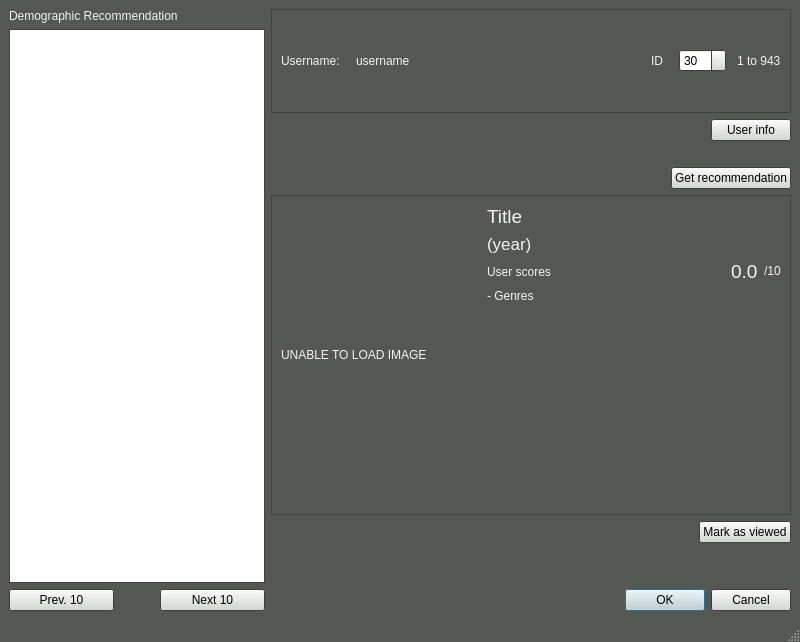
<?xml version="1.0" encoding="UTF-8"?>
<ui version="4.0">
 <class>DemoRecomWindow</class>
 <widget class="QMainWindow" name="DemoRecomWindow">
  <property name="geometry">
   <rect>
    <x>0</x>
    <y>0</y>
    <width>800</width>
    <height>642</height>
   </rect>
  </property>
  <property name="palette">
   <palette>
    <active>
     <colorrole role="WindowText">
      <brush brushstyle="SolidPattern">
       <color alpha="255">
        <red>243</red>
        <green>243</green>
        <blue>243</blue>
       </color>
      </brush>
     </colorrole>
     <colorrole role="Button">
      <brush brushstyle="SolidPattern">
       <color alpha="255">
        <red>211</red>
        <green>215</green>
        <blue>207</blue>
       </color>
      </brush>
     </colorrole>
     <colorrole role="Light">
      <brush brushstyle="SolidPattern">
       <color alpha="255">
        <red>255</red>
        <green>255</green>
        <blue>255</blue>
       </color>
      </brush>
     </colorrole>
     <colorrole role="Midlight">
      <brush brushstyle="SolidPattern">
       <color alpha="255">
        <red>233</red>
        <green>235</green>
        <blue>231</blue>
       </color>
      </brush>
     </colorrole>
     <colorrole role="Dark">
      <brush brushstyle="SolidPattern">
       <color alpha="255">
        <red>105</red>
        <green>107</green>
        <blue>103</blue>
       </color>
      </brush>
     </colorrole>
     <colorrole role="Mid">
      <brush brushstyle="SolidPattern">
       <color alpha="255">
        <red>141</red>
        <green>143</green>
        <blue>138</blue>
       </color>
      </brush>
     </colorrole>
     <colorrole role="Text">
      <brush brushstyle="SolidPattern">
       <color alpha="255">
        <red>0</red>
        <green>0</green>
        <blue>0</blue>
       </color>
      </brush>
     </colorrole>
     <colorrole role="BrightText">
      <brush brushstyle="SolidPattern">
       <color alpha="255">
        <red>255</red>
        <green>255</green>
        <blue>255</blue>
       </color>
      </brush>
     </colorrole>
     <colorrole role="ButtonText">
      <brush brushstyle="SolidPattern">
       <color alpha="255">
        <red>0</red>
        <green>0</green>
        <blue>0</blue>
       </color>
      </brush>
     </colorrole>
     <colorrole role="Base">
      <brush brushstyle="SolidPattern">
       <color alpha="255">
        <red>255</red>
        <green>255</green>
        <blue>255</blue>
       </color>
      </brush>
     </colorrole>
     <colorrole role="Window">
      <brush brushstyle="SolidPattern">
       <color alpha="255">
        <red>85</red>
        <green>87</green>
        <blue>83</blue>
       </color>
      </brush>
     </colorrole>
     <colorrole role="Shadow">
      <brush brushstyle="SolidPattern">
       <color alpha="255">
        <red>136</red>
        <green>138</green>
        <blue>133</blue>
       </color>
      </brush>
     </colorrole>
     <colorrole role="AlternateBase">
      <brush brushstyle="SolidPattern">
       <color alpha="255">
        <red>233</red>
        <green>235</green>
        <blue>231</blue>
       </color>
      </brush>
     </colorrole>
     <colorrole role="ToolTipBase">
      <brush brushstyle="SolidPattern">
       <color alpha="255">
        <red>255</red>
        <green>255</green>
        <blue>220</blue>
       </color>
      </brush>
     </colorrole>
     <colorrole role="ToolTipText">
      <brush brushstyle="SolidPattern">
       <color alpha="255">
        <red>0</red>
        <green>0</green>
        <blue>0</blue>
       </color>
      </brush>
     </colorrole>
    </active>
    <inactive>
     <colorrole role="WindowText">
      <brush brushstyle="SolidPattern">
       <color alpha="255">
        <red>243</red>
        <green>243</green>
        <blue>243</blue>
       </color>
      </brush>
     </colorrole>
     <colorrole role="Button">
      <brush brushstyle="SolidPattern">
       <color alpha="255">
        <red>211</red>
        <green>215</green>
        <blue>207</blue>
       </color>
      </brush>
     </colorrole>
     <colorrole role="Light">
      <brush brushstyle="SolidPattern">
       <color alpha="255">
        <red>255</red>
        <green>255</green>
        <blue>255</blue>
       </color>
      </brush>
     </colorrole>
     <colorrole role="Midlight">
      <brush brushstyle="SolidPattern">
       <color alpha="255">
        <red>233</red>
        <green>235</green>
        <blue>231</blue>
       </color>
      </brush>
     </colorrole>
     <colorrole role="Dark">
      <brush brushstyle="SolidPattern">
       <color alpha="255">
        <red>105</red>
        <green>107</green>
        <blue>103</blue>
       </color>
      </brush>
     </colorrole>
     <colorrole role="Mid">
      <brush brushstyle="SolidPattern">
       <color alpha="255">
        <red>141</red>
        <green>143</green>
        <blue>138</blue>
       </color>
      </brush>
     </colorrole>
     <colorrole role="Text">
      <brush brushstyle="SolidPattern">
       <color alpha="255">
        <red>0</red>
        <green>0</green>
        <blue>0</blue>
       </color>
      </brush>
     </colorrole>
     <colorrole role="BrightText">
      <brush brushstyle="SolidPattern">
       <color alpha="255">
        <red>255</red>
        <green>255</green>
        <blue>255</blue>
       </color>
      </brush>
     </colorrole>
     <colorrole role="ButtonText">
      <brush brushstyle="SolidPattern">
       <color alpha="255">
        <red>0</red>
        <green>0</green>
        <blue>0</blue>
       </color>
      </brush>
     </colorrole>
     <colorrole role="Base">
      <brush brushstyle="SolidPattern">
       <color alpha="255">
        <red>255</red>
        <green>255</green>
        <blue>255</blue>
       </color>
      </brush>
     </colorrole>
     <colorrole role="Window">
      <brush brushstyle="SolidPattern">
       <color alpha="255">
        <red>85</red>
        <green>87</green>
        <blue>83</blue>
       </color>
      </brush>
     </colorrole>
     <colorrole role="Shadow">
      <brush brushstyle="SolidPattern">
       <color alpha="255">
        <red>136</red>
        <green>138</green>
        <blue>133</blue>
       </color>
      </brush>
     </colorrole>
     <colorrole role="AlternateBase">
      <brush brushstyle="SolidPattern">
       <color alpha="255">
        <red>233</red>
        <green>235</green>
        <blue>231</blue>
       </color>
      </brush>
     </colorrole>
     <colorrole role="ToolTipBase">
      <brush brushstyle="SolidPattern">
       <color alpha="255">
        <red>255</red>
        <green>255</green>
        <blue>220</blue>
       </color>
      </brush>
     </colorrole>
     <colorrole role="ToolTipText">
      <brush brushstyle="SolidPattern">
       <color alpha="255">
        <red>0</red>
        <green>0</green>
        <blue>0</blue>
       </color>
      </brush>
     </colorrole>
    </inactive>
    <disabled>
     <colorrole role="WindowText">
      <brush brushstyle="SolidPattern">
       <color alpha="255">
        <red>105</red>
        <green>107</green>
        <blue>103</blue>
       </color>
      </brush>
     </colorrole>
     <colorrole role="Button">
      <brush brushstyle="SolidPattern">
       <color alpha="255">
        <red>211</red>
        <green>215</green>
        <blue>207</blue>
       </color>
      </brush>
     </colorrole>
     <colorrole role="Light">
      <brush brushstyle="SolidPattern">
       <color alpha="255">
        <red>255</red>
        <green>255</green>
        <blue>255</blue>
       </color>
      </brush>
     </colorrole>
     <colorrole role="Midlight">
      <brush brushstyle="SolidPattern">
       <color alpha="255">
        <red>233</red>
        <green>235</green>
        <blue>231</blue>
       </color>
      </brush>
     </colorrole>
     <colorrole role="Dark">
      <brush brushstyle="SolidPattern">
       <color alpha="255">
        <red>105</red>
        <green>107</green>
        <blue>103</blue>
       </color>
      </brush>
     </colorrole>
     <colorrole role="Mid">
      <brush brushstyle="SolidPattern">
       <color alpha="255">
        <red>141</red>
        <green>143</green>
        <blue>138</blue>
       </color>
      </brush>
     </colorrole>
     <colorrole role="Text">
      <brush brushstyle="SolidPattern">
       <color alpha="255">
        <red>105</red>
        <green>107</green>
        <blue>103</blue>
       </color>
      </brush>
     </colorrole>
     <colorrole role="BrightText">
      <brush brushstyle="SolidPattern">
       <color alpha="255">
        <red>255</red>
        <green>255</green>
        <blue>255</blue>
       </color>
      </brush>
     </colorrole>
     <colorrole role="ButtonText">
      <brush brushstyle="SolidPattern">
       <color alpha="255">
        <red>105</red>
        <green>107</green>
        <blue>103</blue>
       </color>
      </brush>
     </colorrole>
     <colorrole role="Base">
      <brush brushstyle="SolidPattern">
       <color alpha="255">
        <red>85</red>
        <green>87</green>
        <blue>83</blue>
       </color>
      </brush>
     </colorrole>
     <colorrole role="Window">
      <brush brushstyle="SolidPattern">
       <color alpha="255">
        <red>85</red>
        <green>87</green>
        <blue>83</blue>
       </color>
      </brush>
     </colorrole>
     <colorrole role="Shadow">
      <brush brushstyle="SolidPattern">
       <color alpha="255">
        <red>136</red>
        <green>138</green>
        <blue>133</blue>
       </color>
      </brush>
     </colorrole>
     <colorrole role="AlternateBase">
      <brush brushstyle="SolidPattern">
       <color alpha="255">
        <red>211</red>
        <green>215</green>
        <blue>207</blue>
       </color>
      </brush>
     </colorrole>
     <colorrole role="ToolTipBase">
      <brush brushstyle="SolidPattern">
       <color alpha="255">
        <red>255</red>
        <green>255</green>
        <blue>220</blue>
       </color>
      </brush>
     </colorrole>
     <colorrole role="ToolTipText">
      <brush brushstyle="SolidPattern">
       <color alpha="255">
        <red>0</red>
        <green>0</green>
        <blue>0</blue>
       </color>
      </brush>
     </colorrole>
    </disabled>
   </palette>
  </property>
  <property name="windowTitle">
   <string>Demographic Recommendation</string>
  </property>
  <widget class="QWidget" name="centralwidget">
   <layout class="QHBoxLayout" name="horizontalLayout_8">
    <item>
     <layout class="QVBoxLayout" name="verticalLayout_2">
      <item>
       <widget class="QLabel" name="label">
        <property name="sizePolicy">
         <sizepolicy hsizetype="Fixed" vsizetype="Preferred">
          <horstretch>0</horstretch>
          <verstretch>0</verstretch>
         </sizepolicy>
        </property>
        <property name="text">
         <string>Demographic Recommendation</string>
        </property>
       </widget>
      </item>
      <item>
       <widget class="QListWidget" name="movieListView">
        <property name="sizePolicy">
         <sizepolicy hsizetype="Fixed" vsizetype="Expanding">
          <horstretch>0</horstretch>
          <verstretch>0</verstretch>
         </sizepolicy>
        </property>
       </widget>
      </item>
      <item>
       <layout class="QHBoxLayout" name="horizontalLayout">
        <item>
         <widget class="QPushButton" name="prevButton">
          <property name="text">
           <string>Prev. 10</string>
          </property>
         </widget>
        </item>
        <item>
         <spacer name="horizontalSpacer">
          <property name="orientation">
           <enum>Qt::Horizontal</enum>
          </property>
          <property name="sizeType">
           <enum>QSizePolicy::Minimum</enum>
          </property>
          <property name="sizeHint" stdset="0">
           <size>
            <width>40</width>
            <height>20</height>
           </size>
          </property>
         </spacer>
        </item>
        <item>
         <widget class="QPushButton" name="nextButton">
          <property name="text">
           <string>Next 10</string>
          </property>
         </widget>
        </item>
       </layout>
      </item>
     </layout>
    </item>
    <item>
     <layout class="QVBoxLayout" name="verticalLayout_5">
      <item>
       <widget class="QFrame" name="frame_2">
        <property name="frameShape">
         <enum>QFrame::StyledPanel</enum>
        </property>
        <property name="frameShadow">
         <enum>QFrame::Raised</enum>
        </property>
        <layout class="QVBoxLayout" name="verticalLayout_4">
         <item>
          <layout class="QHBoxLayout" name="topHorizontalLayout">
           <item>
            <widget class="QLabel" name="usernameLabel">
             <property name="text">
              <string>Username:</string>
             </property>
            </widget>
           </item>
           <item>
            <spacer name="horizontalSpacer_11">
             <property name="orientation">
              <enum>Qt::Horizontal</enum>
             </property>
             <property name="sizeType">
              <enum>QSizePolicy::Fixed</enum>
             </property>
             <property name="sizeHint" stdset="0">
              <size>
               <width>10</width>
               <height>20</height>
              </size>
             </property>
            </spacer>
           </item>
           <item>
            <widget class="QLabel" name="usernameValueLabel">
             <property name="text">
              <string>username</string>
             </property>
            </widget>
           </item>
           <item>
            <spacer name="horizontalSpacer_6">
             <property name="orientation">
              <enum>Qt::Horizontal</enum>
             </property>
             <property name="sizeHint" stdset="0">
              <size>
               <width>40</width>
               <height>20</height>
              </size>
             </property>
            </spacer>
           </item>
           <item>
            <widget class="QLabel" name="userIdLabel">
             <property name="text">
              <string>ID</string>
             </property>
            </widget>
           </item>
           <item>
            <spacer name="horizontalSpacer_2">
             <property name="orientation">
              <enum>Qt::Horizontal</enum>
             </property>
             <property name="sizeType">
              <enum>QSizePolicy::Fixed</enum>
             </property>
             <property name="sizeHint" stdset="0">
              <size>
               <width>10</width>
               <height>20</height>
              </size>
             </property>
            </spacer>
           </item>
           <item>
            <widget class="QSpinBox" name="user_idSpinBox">
             <property name="minimum">
              <number>1</number>
             </property>
             <property name="maximum">
              <number>999</number>
             </property>
             <property name="value">
              <number>30</number>
             </property>
            </widget>
           </item>
           <item>
            <spacer name="horizontalSpacer_3">
             <property name="orientation">
              <enum>Qt::Horizontal</enum>
             </property>
             <property name="sizeType">
              <enum>QSizePolicy::Fixed</enum>
             </property>
             <property name="sizeHint" stdset="0">
              <size>
               <width>5</width>
               <height>20</height>
              </size>
             </property>
            </spacer>
           </item>
           <item>
            <widget class="QLabel" name="userAmountLabel">
             <property name="text">
              <string>1 to 943</string>
             </property>
            </widget>
           </item>
          </layout>
         </item>
        </layout>
       </widget>
      </item>
      <item>
       <layout class="QHBoxLayout" name="horizontalLayout_3">
        <item>
         <spacer name="horizontalSpacer_4">
          <property name="orientation">
           <enum>Qt::Horizontal</enum>
          </property>
          <property name="sizeHint" stdset="0">
           <size>
            <width>40</width>
            <height>20</height>
           </size>
          </property>
         </spacer>
        </item>
        <item>
         <widget class="QPushButton" name="userInfoButton">
          <property name="text">
           <string>User info</string>
          </property>
         </widget>
        </item>
       </layout>
      </item>
      <item>
       <spacer name="verticalSpacer_2">
        <property name="orientation">
         <enum>Qt::Vertical</enum>
        </property>
        <property name="sizeType">
         <enum>QSizePolicy::Fixed</enum>
        </property>
        <property name="sizeHint" stdset="0">
         <size>
          <width>20</width>
          <height>20</height>
         </size>
        </property>
       </spacer>
      </item>
      <item>
       <layout class="QHBoxLayout" name="horizontalLayout_4">
        <item>
         <spacer name="horizontalSpacer_5">
          <property name="orientation">
           <enum>Qt::Horizontal</enum>
          </property>
          <property name="sizeHint" stdset="0">
           <size>
            <width>40</width>
            <height>20</height>
           </size>
          </property>
         </spacer>
        </item>
        <item>
         <widget class="QPushButton" name="getRecommendationButton">
          <property name="sizePolicy">
           <sizepolicy hsizetype="Minimum" vsizetype="Fixed">
            <horstretch>0</horstretch>
            <verstretch>100</verstretch>
           </sizepolicy>
          </property>
          <property name="text">
           <string>Get recommendation</string>
          </property>
         </widget>
        </item>
       </layout>
      </item>
      <item>
       <widget class="QFrame" name="frame">
        <property name="frameShape">
         <enum>QFrame::StyledPanel</enum>
        </property>
        <property name="frameShadow">
         <enum>QFrame::Raised</enum>
        </property>
        <layout class="QVBoxLayout" name="verticalLayout_3">
         <item>
          <layout class="QHBoxLayout" name="horizontalLayout_7">
           <item>
            <widget class="QLabel" name="imageLabel">
             <property name="sizePolicy">
              <sizepolicy hsizetype="Fixed" vsizetype="Fixed">
               <horstretch>200</horstretch>
               <verstretch>0</verstretch>
              </sizepolicy>
             </property>
             <property name="minimumSize">
              <size>
               <width>200</width>
               <height>300</height>
              </size>
             </property>
             <property name="maximumSize">
              <size>
               <width>200</width>
               <height>300</height>
              </size>
             </property>
             <property name="text">
              <string>UNABLE TO LOAD IMAGE</string>
             </property>
             <property name="scaledContents">
              <bool>true</bool>
             </property>
            </widget>
           </item>
           <item>
            <layout class="QVBoxLayout" name="verticalLayout">
             <item>
              <layout class="QVBoxLayout" name="verticalLayout_6">
               <item>
                <layout class="QHBoxLayout" name="horizontalLayout_6">
                 <item>
                  <widget class="QLabel" name="titleLabel">
                   <property name="sizePolicy">
                    <sizepolicy hsizetype="Preferred" vsizetype="Fixed">
                     <horstretch>0</horstretch>
                     <verstretch>0</verstretch>
                    </sizepolicy>
                   </property>
                   <property name="font">
                    <font>
                     <pointsize>14</pointsize>
                    </font>
                   </property>
                   <property name="text">
                    <string>Title</string>
                   </property>
                  </widget>
                 </item>
                 <item>
                  <spacer name="horizontalSpacer_8">
                   <property name="orientation">
                    <enum>Qt::Horizontal</enum>
                   </property>
                   <property name="sizeHint" stdset="0">
                    <size>
                     <width>40</width>
                     <height>20</height>
                    </size>
                   </property>
                  </spacer>
                 </item>
                </layout>
               </item>
               <item>
                <layout class="QHBoxLayout" name="horizontalLayout_10">
                 <item>
                  <widget class="QLabel" name="yearLabel">
                   <property name="sizePolicy">
                    <sizepolicy hsizetype="Preferred" vsizetype="Fixed">
                     <horstretch>0</horstretch>
                     <verstretch>0</verstretch>
                    </sizepolicy>
                   </property>
                   <property name="font">
                    <font>
                     <pointsize>13</pointsize>
                    </font>
                   </property>
                   <property name="text">
                    <string>(year)</string>
                   </property>
                  </widget>
                 </item>
                 <item>
                  <spacer name="horizontalSpacer_10">
                   <property name="orientation">
                    <enum>Qt::Horizontal</enum>
                   </property>
                   <property name="sizeHint" stdset="0">
                    <size>
                     <width>40</width>
                     <height>20</height>
                    </size>
                   </property>
                  </spacer>
                 </item>
                </layout>
               </item>
               <item>
                <layout class="QHBoxLayout" name="horizontalLayout_9">
                 <item>
                  <widget class="QLabel" name="label_3">
                   <property name="text">
                    <string>User scores</string>
                   </property>
                  </widget>
                 </item>
                 <item>
                  <spacer name="horizontalSpacer_9">
                   <property name="orientation">
                    <enum>Qt::Horizontal</enum>
                   </property>
                   <property name="sizeHint" stdset="0">
                    <size>
                     <width>40</width>
                     <height>20</height>
                    </size>
                   </property>
                  </spacer>
                 </item>
                 <item>
                  <widget class="QLabel" name="stariconLabel">
                   <property name="sizePolicy">
                    <sizepolicy hsizetype="Fixed" vsizetype="Fixed">
                     <horstretch>24</horstretch>
                     <verstretch>24</verstretch>
                    </sizepolicy>
                   </property>
                   <property name="maximumSize">
                    <size>
                     <width>30</width>
                     <height>30</height>
                    </size>
                   </property>
                   <property name="text">
                    <string/>
                   </property>
                   <property name="pixmap">
                    <pixmap>../images/star.png</pixmap>
                   </property>
                   <property name="scaledContents">
                    <bool>true</bool>
                   </property>
                  </widget>
                 </item>
                 <item>
                  <widget class="QLabel" name="scoreLabel">
                   <property name="sizePolicy">
                    <sizepolicy hsizetype="Preferred" vsizetype="Fixed">
                     <horstretch>0</horstretch>
                     <verstretch>0</verstretch>
                    </sizepolicy>
                   </property>
                   <property name="font">
                    <font>
                     <pointsize>14</pointsize>
                    </font>
                   </property>
                   <property name="text">
                    <string>0.0</string>
                   </property>
                  </widget>
                 </item>
                 <item>
                  <widget class="QLabel" name="label_6">
                   <property name="sizePolicy">
                    <sizepolicy hsizetype="Preferred" vsizetype="Fixed">
                     <horstretch>0</horstretch>
                     <verstretch>0</verstretch>
                    </sizepolicy>
                   </property>
                   <property name="font">
                    <font>
                     <pointsize>9</pointsize>
                    </font>
                   </property>
                   <property name="text">
                    <string>/10</string>
                   </property>
                  </widget>
                 </item>
                </layout>
               </item>
              </layout>
             </item>
             <item>
              <widget class="QLabel" name="genresLabel">
               <property name="sizePolicy">
                <sizepolicy hsizetype="Preferred" vsizetype="Minimum">
                 <horstretch>0</horstretch>
                 <verstretch>0</verstretch>
                </sizepolicy>
               </property>
               <property name="text">
                <string>- Genres</string>
               </property>
               <property name="alignment">
                <set>Qt::AlignLeading|Qt::AlignLeft|Qt::AlignTop</set>
               </property>
              </widget>
             </item>
            </layout>
           </item>
          </layout>
         </item>
        </layout>
       </widget>
      </item>
      <item>
       <layout class="QHBoxLayout" name="horizontalLayout_5">
        <item>
         <spacer name="horizontalSpacer_7">
          <property name="orientation">
           <enum>Qt::Horizontal</enum>
          </property>
          <property name="sizeHint" stdset="0">
           <size>
            <width>40</width>
            <height>20</height>
           </size>
          </property>
         </spacer>
        </item>
        <item>
         <widget class="QPushButton" name="viewedButton">
          <property name="text">
           <string>Mark as viewed</string>
          </property>
         </widget>
        </item>
       </layout>
      </item>
      <item>
       <spacer name="verticalSpacer_3">
        <property name="orientation">
         <enum>Qt::Vertical</enum>
        </property>
        <property name="sizeType">
         <enum>QSizePolicy::Fixed</enum>
        </property>
        <property name="sizeHint" stdset="0">
         <size>
          <width>20</width>
          <height>40</height>
         </size>
        </property>
       </spacer>
      </item>
      <item>
       <widget class="QDialogButtonBox" name="buttonBox">
        <property name="standardButtons">
         <set>QDialogButtonBox::Cancel|QDialogButtonBox::Ok</set>
        </property>
       </widget>
      </item>
     </layout>
    </item>
   </layout>
  </widget>
  <widget class="QMenuBar" name="menubar">
   <property name="geometry">
    <rect>
     <x>0</x>
     <y>0</y>
     <width>800</width>
     <height>22</height>
    </rect>
   </property>
  </widget>
  <widget class="QStatusBar" name="statusbar"/>
 </widget>
 <resources/>
 <connections/>
</ui>
